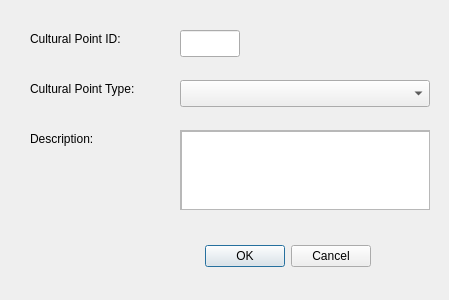
<?xml version="1.0" encoding="UTF-8"?>
<ui version="4.0">
 <class>CulturalPoint</class>
 <widget class="QDialog" name="CulturalPoint">
  <property name="geometry">
   <rect>
    <x>0</x>
    <y>0</y>
    <width>449</width>
    <height>300</height>
   </rect>
  </property>
  <property name="windowTitle">
   <string>Cultural Point Editing</string>
  </property>
  <property name="modal">
   <bool>false</bool>
  </property>
  <widget class="QDialogButtonBox" name="buttonBox">
   <property name="geometry">
    <rect>
     <x>30</x>
     <y>240</y>
     <width>341</width>
     <height>32</height>
    </rect>
   </property>
   <property name="orientation">
    <enum>Qt::Horizontal</enum>
   </property>
   <property name="standardButtons">
    <set>QDialogButtonBox::Cancel|QDialogButtonBox::Ok</set>
   </property>
  </widget>
  <widget class="QLabel" name="label">
   <property name="geometry">
    <rect>
     <x>30</x>
     <y>30</y>
     <width>121</width>
     <height>17</height>
    </rect>
   </property>
   <property name="text">
    <string>Cultural Point ID:</string>
   </property>
  </widget>
  <widget class="QLabel" name="label_2">
   <property name="geometry">
    <rect>
     <x>30</x>
     <y>80</y>
     <width>141</width>
     <height>17</height>
    </rect>
   </property>
   <property name="text">
    <string>Cultural Point Type:</string>
   </property>
  </widget>
  <widget class="QLabel" name="label_3">
   <property name="geometry">
    <rect>
     <x>30</x>
     <y>130</y>
     <width>91</width>
     <height>17</height>
    </rect>
   </property>
   <property name="text">
    <string>Description:</string>
   </property>
  </widget>
  <widget class="QLineEdit" name="CultPtID">
   <property name="geometry">
    <rect>
     <x>180</x>
     <y>30</y>
     <width>60</width>
     <height>27</height>
    </rect>
   </property>
  </widget>
  <widget class="QComboBox" name="CultTypeID">
   <property name="geometry">
    <rect>
     <x>180</x>
     <y>80</y>
     <width>250</width>
     <height>27</height>
    </rect>
   </property>
  </widget>
  <widget class="QScrollArea" name="scrollArea">
   <property name="geometry">
    <rect>
     <x>180</x>
     <y>130</y>
     <width>250</width>
     <height>80</height>
    </rect>
   </property>
   <property name="widgetResizable">
    <bool>true</bool>
   </property>
   <widget class="QWidget" name="scrollAreaWidgetContents">
    <property name="geometry">
     <rect>
      <x>0</x>
      <y>0</y>
      <width>248</width>
      <height>78</height>
     </rect>
    </property>
    <widget class="QPlainTextEdit" name="CultPtDesc">
     <property name="geometry">
      <rect>
       <x>0</x>
       <y>0</y>
       <width>250</width>
       <height>80</height>
      </rect>
     </property>
    </widget>
   </widget>
  </widget>
 </widget>
 <resources/>
 <connections>
  <connection>
   <sender>buttonBox</sender>
   <signal>accepted()</signal>
   <receiver>CulturalPoint</receiver>
   <slot>accept()</slot>
   <hints>
    <hint type="sourcelabel">
     <x>248</x>
     <y>254</y>
    </hint>
    <hint type="destinationlabel">
     <x>157</x>
     <y>274</y>
    </hint>
   </hints>
  </connection>
  <connection>
   <sender>buttonBox</sender>
   <signal>rejected()</signal>
   <receiver>CulturalPoint</receiver>
   <slot>reject()</slot>
   <hints>
    <hint type="sourcelabel">
     <x>316</x>
     <y>260</y>
    </hint>
    <hint type="destinationlabel">
     <x>286</x>
     <y>274</y>
    </hint>
   </hints>
  </connection>
 </connections>
</ui>
